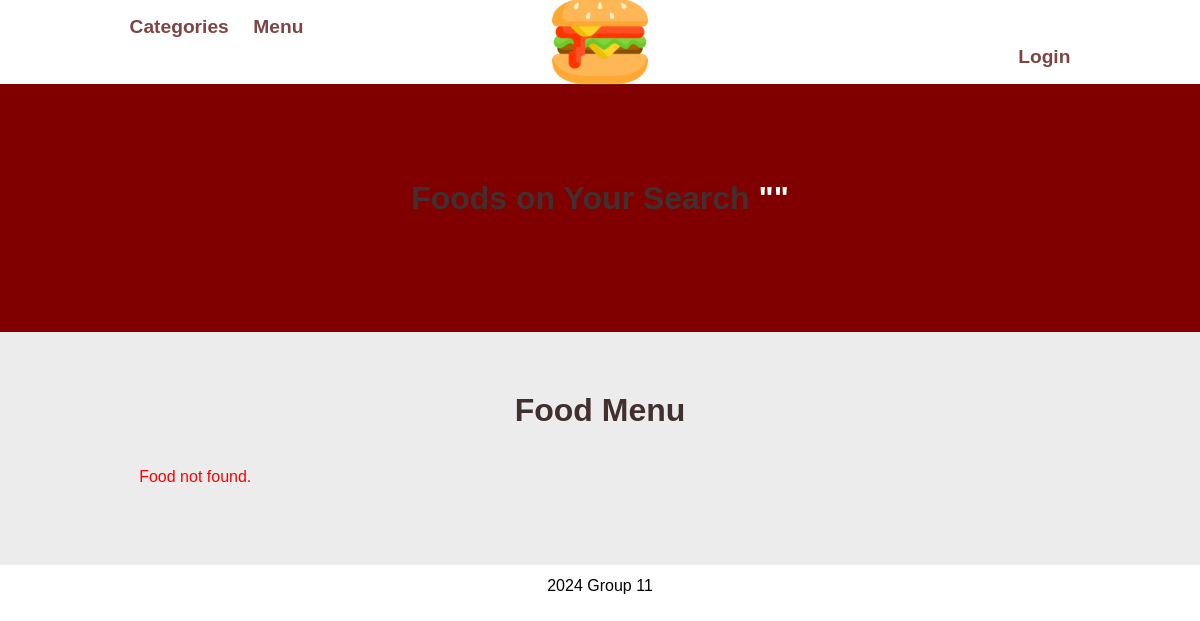
The page /food-search.php on the database as committed earlier.
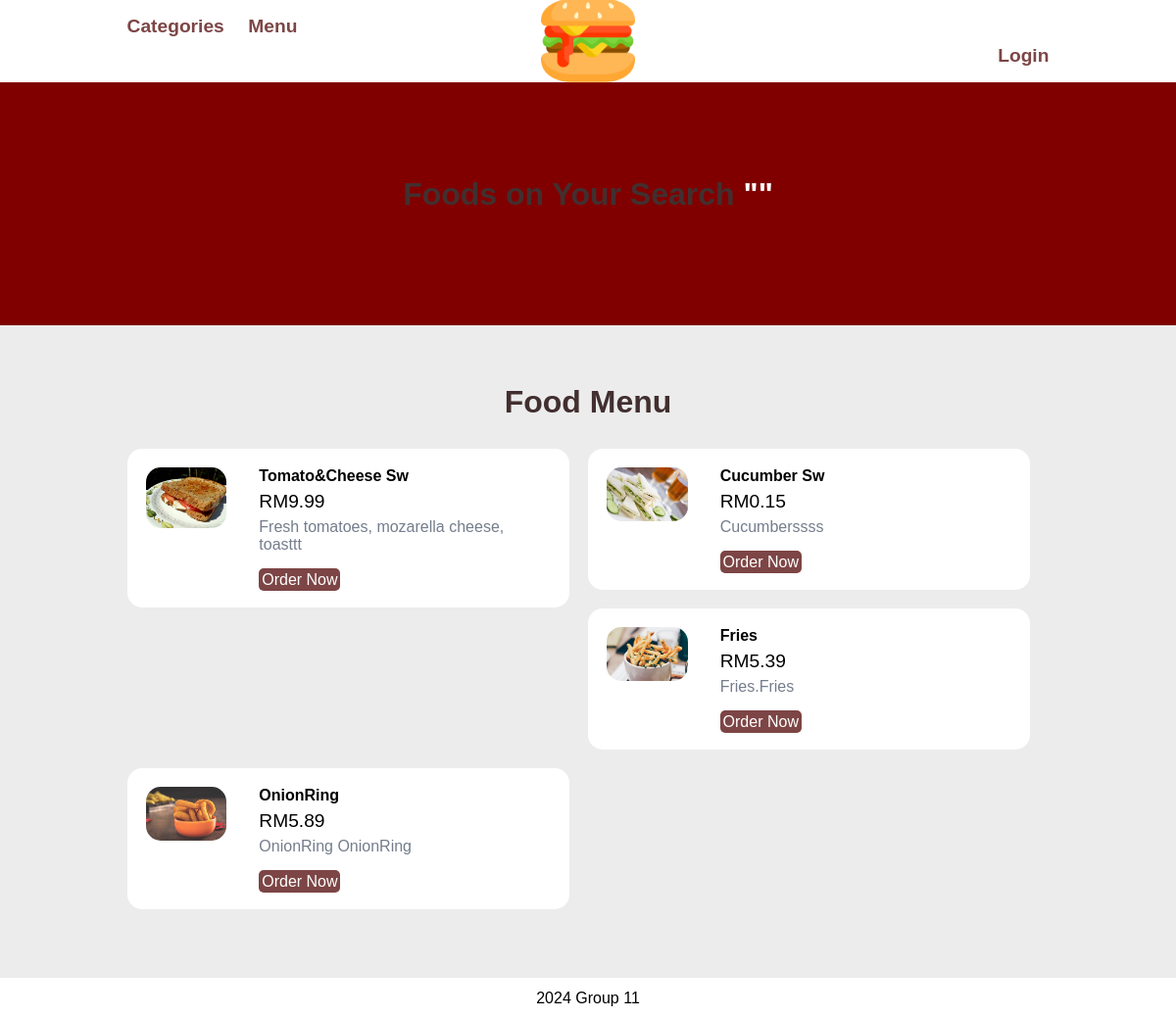
The same page on the database as committed later.
### tables this page shows
CREATE TABLE `item` (
  `item_id` int(11) NOT NULL,
  `item_name` varchar(255) NOT NULL,
  `item_price` decimal(10,2) NOT NULL,
  `item_image` varchar(255) NOT NULL,
  `item_desc` text DEFAULT NULL,
  `category_id` int(11) NOT NULL,
  `item_featured` varchar(10) NOT NULL,
  `item_active` varchar(10) NOT NULL
);

### food-search.php (the view, shortened to what this page needs)
<?php require('partials-front/menu.php'); ?>
<section class="food-search text-center">
    <div class="container">
        <?php
            $search = mysqli_real_escape_string($conn, $_POST['search']);
        ?>
        <h2>Foods on Your Search <a href="#" class="text-white">"<?php echo $search; ?>"</a></h2>
    </div>
</section>
<section class="food-menu">
    <div class="container">
        <h2 class="text-center">Food Menu</h2>
        <?php
            $sql = "SELECT * FROM item WHERE item_name LIKE '%$search%' OR item_desc LIKE '%$search%'";
            $res = mysqli_query($conn, $sql);
            $count = mysqli_num_rows($res);
            if($count>0)
            {
                while($row=mysqli_fetch_assoc($res))
                {
                    $id = $row['item_id'];
                    $title = $row['item_name'];
                    $price = $row['item_price'];
                    $description = $row['item_desc'];
                    $image_name = $row['item_image'];
                    ?>
                    <div class="food-menu-box">
                        <div class="food-menu-img">
                            <?php
                                if($image_name=="")
                                {
                                    echo "<div class='error'>Image not Available.</div>";
                                }
                                else
                                {
                                    ?>
                                    <img src="<?php echo SITEURL; ?>images/food/<?php echo $image_name; ?>" alt="Chicke Hawain Pizza" class="img-responsive img-curve">
                                    <?php
                                }
                            ?>
                        </div>
                        <div class="food-menu-desc">
                            <h4><?php echo $title; ?></h4>
                            <p class="food-price">RM<?php echo $price; ?></p>
                            <p class="food-detail">
                                <?php echo $description; ?>
                            </p>
                            <br>
                            <a href="<?php echo SITEURL; ?>order.php?item_id=<?php echo $id; ?>" class="btn btn-primary">Order Now</a>
                        </div>
                    </div>
                    <?php
                }
            }
            else
            {
                echo "<div class='error'>Food not found.</div>";
            }
        ?>
    </div>
</section>
<?php include('partials-front/footer.php'); ?>

### partials-front/menu.php (shortened to what this page needs)
<!DOCTYPE html>
<html lang="en">
<head>
    <link rel="stylesheet" href="css/style.css">
</head>
<body>
    <section class="navbar">
        <div class="container">
            <div class="logo">
                <a href="http://localhost/food-order/" title="Logo">
                    <img src="images/logo.png" alt="Restaurant Logo" class="img-responsive">
                </a>
            </div>
            <div class="menu text-left">
                <ul>
                    <li>
                        <a href="<?php echo SITEURL; ?>categories.php">Categories</a>
                    </li>
                    <li>
                        <a href="<?php echo SITEURL; ?>foods.php">Menu</a>
                    </li>
                </ul>
            </div>
            <div class="menu text-right">
                <ul>
                    <?php
                    if (empty($_SESSION["user_id"])) {
                        echo '<li class="nav-item"><a href="login.php" class="nav-link active">Login</a> </li>';
                    }
                    ?>
                </ul>
            </div>
        </div>
    </section>

### partials-front/footer.php
    <section class="footer">
        <div class="container text-center">
            <p>2024 Group 11</p>
        </div>
    </section>
</body>
</html>

### css/style.css (style rules this page uses)
* { margin: 0 0; padding: 0 0; font-family: Arial, Helvetica, sans-serif; }
.container { width: 80%; margin: 0 auto; padding: 1%; }
.img-responsive { width: 100%; }
.img-curve { border-radius: 15px; }
.text-right { text-align: right; }
.text-center { text-align: center; }
.text-left { text-align: left; }
.text-white { color: white; }
a { color: #7d4545; text-decoration: none; }
.btn { padding: 1%; border: none; font-size: 1rem; border-radius: 5px; }
.btn-primary { background-color: #7d4545; color: white; cursor: pointer; }
h2 { color: #422f2f; font-size: 2rem; margin-bottom: 2%; }
.logo { width:8%; left:50%; transform: translateX(-50%); position: absolute; }
.menu { line-height: 30px; font-size: 1.2rem; }
.menu ul { list-style-type: none; }
.menu ul li { display: inline; padding: 1%; font-weight: bold; font-family: "Cooper Black",Arial, Helvetica, sans-serif !important; }
.food-search { background-color: maroon; background-size: cover; background-repeat: no-repeat; background-position: center; padding: 7% 0; }
.food-menu { background-color: #ececec; padding: 4% 0; }
.food-menu-box { width: 43%; margin: 1%; padding: 2%; float: left; background-color: white; border-radius: 15px; }
.food-menu-img { width: 20%; float: left; }
.food-menu-desc { width: 70%; float: left; margin-left: 8%; }
.food-price { font-size: 1.2rem; margin: 2% 0; }
.food-detail { font-size: 1rem; color: #747d8c; }
.error { padding: 2%; color: red; }

### partials-front/menu.php (style rules this page uses)
.navbar { position: relative; }
.logo { position: absolute; top: 50%; left: 50%; transform: translate(-50%, -50%); }

Rows that differ between the two databases and show on the page:
added item: item_image (picture), item_name "Tomato&Cheese Sw", item_price "9.99", item_desc "Fresh tomatoes, mozarella cheese, toasttt"
added item: item_image (picture), item_name "Cucumber Sw", item_price "0.15", item_desc "Cucumberssss"
added item: item_image (picture), item_name "Fries", item_price "5.39", item_desc "Fries.Fries"
added item: item_image (picture), item_name "OnionRing", item_price "5.89", item_desc "OnionRing OnionRing"
Other text that changed with them:
text no longer shown: "Food not found."
